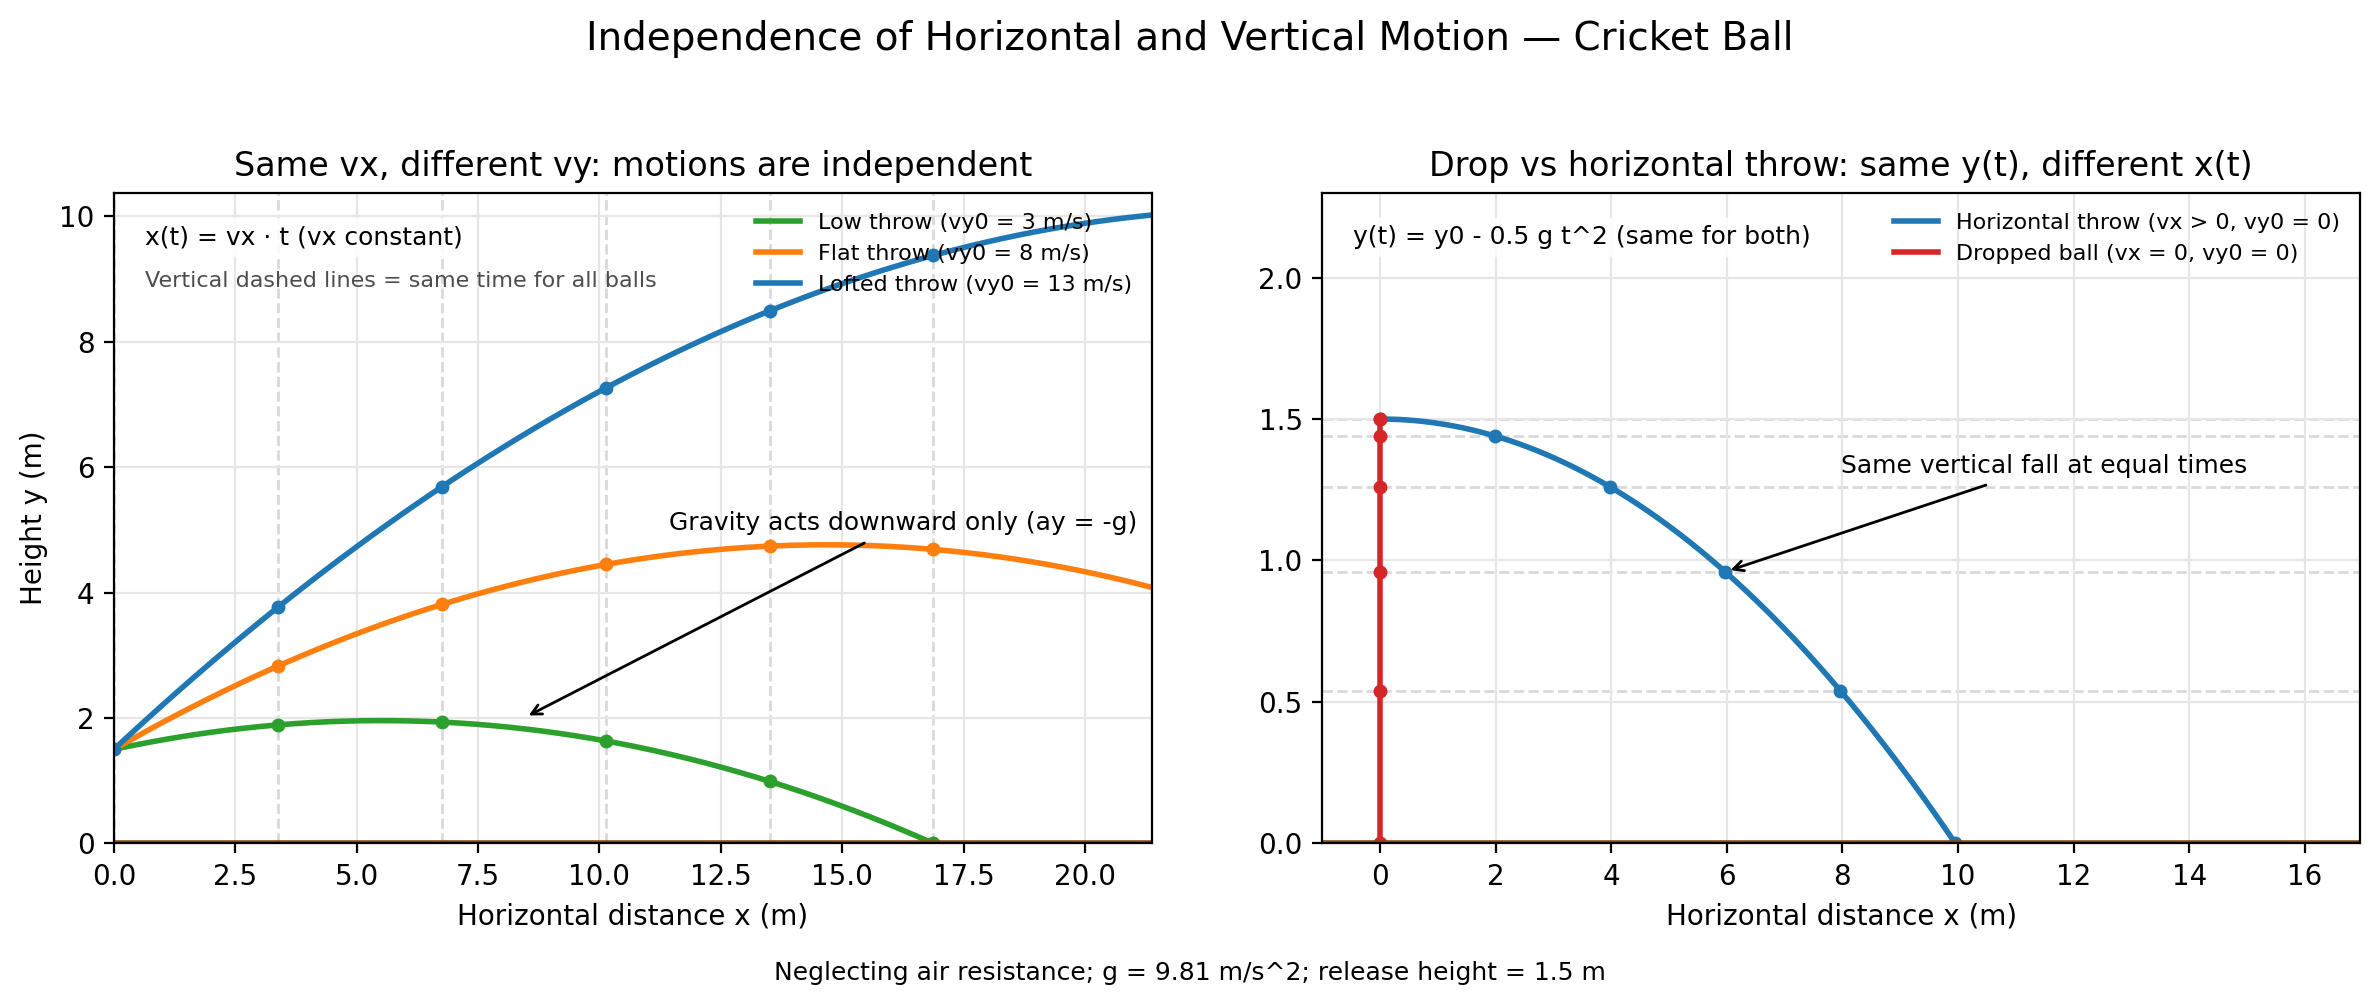

This figure's Python source:
import numpy as np
import matplotlib.pyplot as plt

# Parameters
g = 9.81  # m/s^2
y0 = 1.5  # release height (m), approximate shoulder height of a fielder
vx = 18.0  # horizontal speed (m/s), same for left-panel throws

# Different vertical launch speeds for throws with the same horizontal speed
vy_list = [3.0, 8.0, 13.0]  # low, flat, lofted
colors = ['tab:green', 'tab:orange', 'tab:blue']
labels = [
    'Low throw (vy0 = 3 m/s)',
    'Flat throw (vy0 = 8 m/s)',
    'Lofted throw (vy0 = 13 m/s)'
]

# Utility to compute flight time until the ball hits the ground (y=0)
def flight_time(vy0, y0=y0, g=g):
    # Solve y0 + vy0 t - 0.5 g t^2 = 0 for positive root
    return (vy0 + np.sqrt(vy0**2 + 2*g*y0)) / g

# Prepare figure
fig, axes = plt.subplots(1, 2, figsize=(12, 5))

# LEFT PANEL: Same vx, different vy0
ax = axes[0]

# Full trajectories for context
t_flights = [flight_time(vy) for vy in vy_list]

ymax_marks = 0.0
for vy, c, lab in zip(vy_list, colors, labels):
    tf = flight_time(vy)
    t = np.linspace(0, tf, 300)
    x = vx * t
    y = y0 + vy * t - 0.5 * g * t**2
    y = np.maximum(y, 0)
    ax.plot(x, y, color=c, lw=2, label=lab)

# Time-synchronized markers (up to earliest landing)
t_sync = min(t_flights)
t_marks = np.linspace(0, t_sync, 6)

# Vertical guide lines at equal times (same x for all because vx is the same)
for t in t_marks:
    x_mark = vx * t
    ax.axvline(x_mark, color='0.85', lw=1, linestyle='--', zorder=0)

# Place synchronized dots on each trajectory
for vy, c in zip(vy_list, colors):
    x_marks = vx * t_marks
    y_marks = y0 + vy * t_marks - 0.5 * g * t_marks**2
    y_marks = np.maximum(y_marks, 0)
    ymax_marks = max(ymax_marks, np.max(y_marks))
    ax.plot(x_marks, y_marks, 'o', color=c, ms=4)

# Annotations and styling
ax.axhline(0, color='saddlebrown', lw=2)
ax.set_xlim(0, vx * (t_sync + 0.25))
ax.set_ylim(0, max(ymax_marks + 1.0, y0 + 1.0))
ax.set_xlabel('Horizontal distance x (m)')
ax.set_ylabel('Height y (m)')
ax.set_title('Same vx, different vy: motions are independent')
ax.legend(loc='upper right', fontsize=8, frameon=False)
ax.text(0.03, 0.95, 'x(t) = vx · t (vx constant)', transform=ax.transAxes,
        va='top', ha='left', fontsize=9,
        bbox=dict(boxstyle='round', facecolor='white', alpha=0.85, lw=0))
ax.text(0.03, 0.88, 'Vertical dashed lines = same time for all balls', transform=ax.transAxes,
        va='top', ha='left', fontsize=8, color='0.3')
ax.annotate('Gravity acts downward only (ay = -g)',
            xy=(0.5 * vx * t_sync, y0 + 0.5),
            xytext=(0.5 * vx * t_sync + 3, y0 + 3.5),
            arrowprops=dict(arrowstyle='->', color='k'), fontsize=9)
ax.grid(True, color='0.9', linestyle='-')

# RIGHT PANEL: Dropped ball vs horizontally thrown ball from same height
ax2 = axes[1]

vx2 = 18.0  # horizontal speed for the throw
vy0_drop = 0.0
vy0_throw = 0.0

# Both share the same vertical motion when vy0 is equal and gravity acts downward
t_flight_drop = np.sqrt(2 * y0 / g)
t = np.linspace(0, t_flight_drop, 250)
y_shared = y0 - 0.5 * g * t**2
x_throw = vx2 * t
x_drop = np.zeros_like(t)

ax2.plot(x_throw, y_shared, color='tab:blue', lw=2, label='Horizontal throw (vx > 0, vy0 = 0)')
ax2.plot(x_drop, y_shared, color='tab:red', lw=2, label='Dropped ball (vx = 0, vy0 = 0)')

# Time-synchronized markers and horizontal guides (same y at each time)
t_marks2 = np.linspace(0, t_flight_drop, 6)
y_marks2 = y0 - 0.5 * g * t_marks2**2
x_marks_throw = vx2 * t_marks2
x_marks_drop = np.zeros_like(t_marks2)

for yline in y_marks2:
    ax2.axhline(yline, color='0.85', lw=1, linestyle='--', zorder=0)
ax2.plot(x_marks_throw, y_marks2, 'o', color='tab:blue', ms=4)
ax2.plot(x_marks_drop, y_marks2, 'o', color='tab:red', ms=4)

ax2.axhline(0, color='saddlebrown', lw=2)
ax2.set_xlim(-1, vx2 * t_flight_drop + 7)
ax2.set_ylim(0, y0 + 0.8)
ax2.set_xlabel('Horizontal distance x (m)')
ax2.set_title('Drop vs horizontal throw: same y(t), different x(t)')
ax2.legend(loc='upper right', fontsize=8, frameon=False)
ax2.text(0.03, 0.95, 'y(t) = y0 - 0.5 g t^2 (same for both)', transform=ax2.transAxes,
         va='top', ha='left', fontsize=9,
         bbox=dict(boxstyle='round', facecolor='white', alpha=0.85, lw=0))
ax2.annotate('Same vertical fall at equal times',
             xy=(x_marks_throw[3], y_marks2[3]),
             xytext=(x_marks_throw[3] + 2, y_marks2[3] + 0.35),
             arrowprops=dict(arrowstyle='->', color='k'), fontsize=9)
ax2.grid(True, color='0.9', linestyle='-')

# Titles and footnote
fig.suptitle('Independence of Horizontal and Vertical Motion — Cricket Ball', fontsize=14, y=0.98)
fig.text(0.5, 0.02, 'Neglecting air resistance; g = 9.81 m/s^2; release height = 1.5 m', ha='center', fontsize=9)

plt.tight_layout(rect=[0, 0.04, 1, 0.95])

# Save figure
outname = 'cricket_projectile_independence.png'
plt.savefig(outname, dpi=200, bbox_inches='tight')
